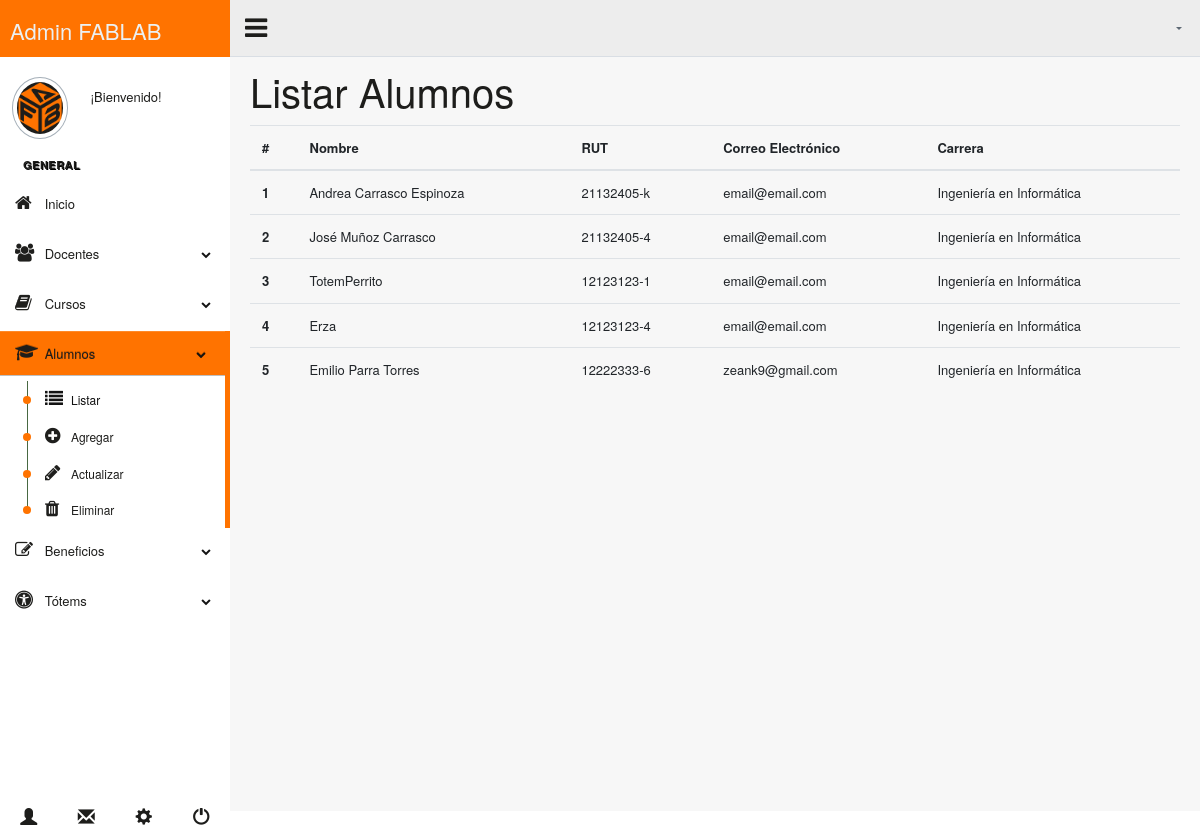
The app's page /listarAlumnos/ with its own data.
### core/models.py (models this page shows, shortened)
class Alumno(models.Model):
    rut = models.CharField(primary_key=True, max_length=10)
    nombre = models.CharField(max_length=100)
    email = models.CharField(max_length=50)
    carrera = models.CharField(max_length=70)

### core/views.py (the view)
# urls.py: path('listarAlumnos/', views.listarAlumnos,name="listarAlumnos"),
def listarAlumnos(request):
    return render(request,"core/crud_alumnos/listar_a.html",{ 'alumnos' : Alumno.objects.all()})

### core/templates/core/crud_alumnos/listar_a.html
{%extends '../index_master.html' %}
{% block content %}
<div class="right_col" role="main">
    <h1>Listar Alumnos</h1>
    <div class="table-responsive">
        <table class="table table-hover border-warning">
          <thead>
            <tr>
              <th scope="col">#</th>
              <th scope="col">Nombre</th>
              <th scope="col">RUT</th>
              <th scope="col">Correo Electrónico</th>
              <th scope="col">Carrera</th>
            </tr>
          </thead>
          <tbody>
                {% for a in alumnos %}
                <tr>
                  <th scope="row">{{ forloop.counter }}</th>
                  <td>{{ a.nombre }}</td>
                  <td>{{ a.rut }}</td>
                  <td>{{ a.email }}</td>
                  <td>{{ a.carrera }}</td>
                </tr>
                {% endfor %}
          </tbody>
        </table>
    </div>
</div>
{%endblock%}

### records on screen
Alumno: nombre "Andrea Carrasco Espinoza", rut "21132405-k", email "email@email.com", carrera "Ingeniería en Informática"
Alumno: nombre "José Muñoz Carrasco", rut "21132405-4", email "email@email.com", carrera "Ingeniería en Informática"
Alumno: nombre "TotemPerrito", rut "12123123-1", email "email@email.com", carrera "Ingeniería en Informática"
Alumno: nombre "Erza", rut "12123123-4", email "email@email.com", carrera "Ingeniería en Informática"
Alumno: nombre "Emilio Parra Torres", rut "12222333-6", email "zeank9@gmail.com", carrera "Ingeniería en Informática"
